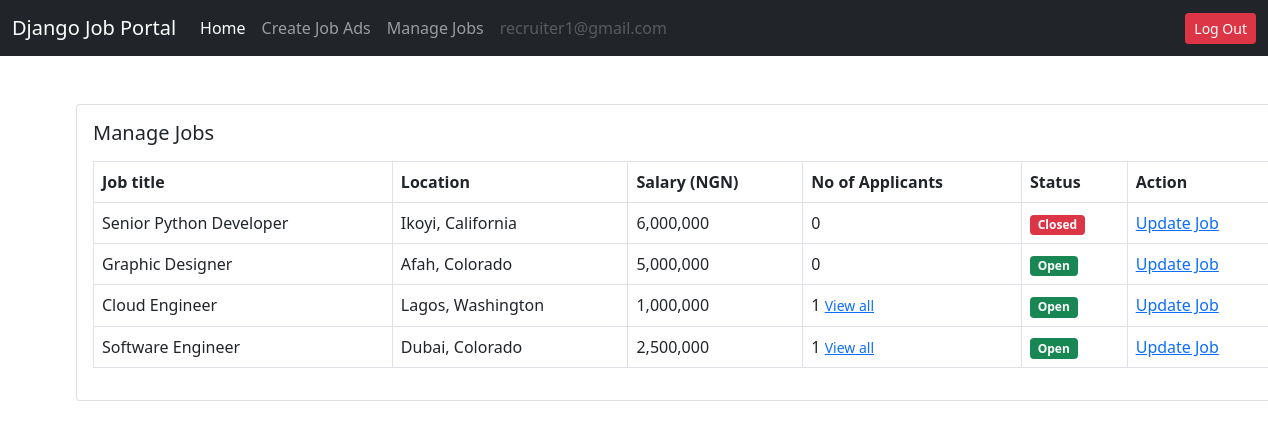
Screenshot of /manage-job/ (signed in) with the database file from the repository.
### users/models.py (models this page shows)
class User(AbstractUser):
    email =  models.EmailField(max_length=255, unique=True)
    is_recruiter = models.BooleanField(default=False)
    is_applicant = models.BooleanField(default=False)
    has_resume = models.BooleanField(default=False)
    has_company = models.BooleanField(default=False)

### job/models.py (models this page shows, shortened)
class Job(models.Model):
    job_choices = (
        ('Remote', 'Remote'),
        ('Onsite', 'Onsite'),
        ('Hybrid', 'Hybrid'),
    )
    user = models.ForeignKey(User, on_delete=models.CASCADE)
    company = models.ForeignKey(Company, on_delete=models.CASCADE)
    title = models.CharField(max_length=255)
    city = models.CharField(max_length=255)
    salary = models.PositiveIntegerField()
    requirements = models.TextField()
    ideal_candidate = models.TextField()
    is_available = models.BooleanField(default=False)
    timestamp = models.DateTimeField(auto_now_add=True)
    industry = models.ForeignKey(Industry, on_delete=models.DO_NOTHING, null=True, blank=True)
    state = models.ForeignKey(State, on_delete=models.DO_NOTHING, null=True, blank=True)
    job_type = models.CharField(max_length=255, choices=job_choices, null=True, blank=True)

class State(models.Model):
    name = models.CharField(max_length=255)
    def __str__(self):
        return self.name

### job/views.py (the view)
# urls.py: path('manage-job/', views.manage_job, name='manage-job'),
def manage_job(request):
    jobs = Job.objects.filter(user=request.user,company=request.user.company)
    context = {
        'jobs': jobs
    }
    return render(request, 'job/manage_job.html', context)

### templates/job/manage_job.html
{% extends 'base.html' %}
{% load humanize %}
{% block content %}
<div class="card mx-auto" style="width: 76rem;">
    <div class="card-body">
        <h5 class="card-title mb-3">Manage Jobs</h5>
        <table class="table table-bordered">
            <thead>
                <tr>
                    <th scope="col">Job title</th>
                    <th scope="col">Location</th>
                    <th scope="col">Salary (NGN)</th>
                    <th scope="col">No of Applicants</th>
                    <th scope="col">Status</th>
                    <th scope="col">Action</th>
                </tr>
            </thead>
            <tbody>
                {% for job in jobs %}
                <tr>
                    <td>{{ job.title }}</td>
                    <td>{{ job.city }}, {{ job.state }}</td>
                    <td>{{ job.salary|intcomma }}</td>
                    <td>{{ job.applyjob_set.all.count }} {% if job.applyjob_set.all.count == 1 %} <a href="{% url 'all-applicants' job.pk %}"><small>View all</small></a> {% endif %} </td>
                    {% if job.is_available %}
                    <td><span class="badge bg-success">Open</span></td>
                    {% else %}
                    <td><span class="badge bg-danger">Closed</span></td>
                    {% endif %}
                    <td>
                        <a href="{% url 'update-job' job.pk %}">Update Job</a>
                    </td>
                </tr>
                {% endfor %}
        </table>
    </div>
</div>
{% endblock content %}

### templates/base.html (shortened to what this page needs)
<!DOCTYPE html>
<html lang="en">
<head>
    <link href="https://cdn.jsdelivr.net/npm/bootstrap@5.0.2/dist/css/bootstrap.min.css" rel="stylesheet"
>
    <link rel="stylesheet" href="https://cdnjs.cloudflare.com/ajax/libs/font-awesome/6.0.0-beta3/css/all.min.css">
</head>
<body>
    <nav class="navbar navbar-expand-lg navbar-dark bg-dark">
        <div class="container-fluid">
            <a href="{% url 'home' %}" class="navbar-brand">Django Job Portal</a>
        <div class="collapse navbar-collapse" id="navbarSupportedContent">
            {% if request.user.is_authenticated %}
            {% if request.user.is_applicant %}
            <ul class="navbar-nav me-auto mb-2 mb-lg-0">
                <li class="nav-item">
                    <a href="{% url 'home' %}" class="nav-link active">Home</a>
                </li>
                {% if request.user.has_resume %}
                <li class="nav-item">
                    <a href="{% url 'job-listing' %}" class="nav-link">Apply Job</a>
                </li>
                <li class="nav-item">
                    <a href="{% url 'applied-jobs' %}" aria-current="page" class="nav-link">Applied Jobs</a>
                </li>
                {% else %}
                <li class="nav-item">
                    <a href="{% url 'update-resume' %}" class="nav-link">Create Resume</a>
                </li>
                {% endif %}
                <li class="nav-item">
                    <a href="#" class="nav-link disabled" tabindex="-1" aria-disabled="true">{{ request.user.email }}</a>
            </ul>
            <a href="{% url 'logout' %}" class="btn btn-danger btn-sm">Log Out</a>
            {% elif request.user.is_recruiter %}
            <ul class="navbar-nav me-auto mb-2 mb-lg-0">
                <li class="nav-item">
                    <a href="{% url 'home' %}" class="nav-link active">Home</a>
                </li>
                {% if request.user.has_company %}
                <li class="nav-item">
                    <a href="{% url 'create-job' %}" class="nav-link">Create Job Ads</a>
                </li>
                <li class="nav-item">
                    <a href="{% url 'manage-job' %}" class="nav-link">Manage Jobs</a>
                </li>
                {% else %}
                <li class="nav-item">
                    <a href="{% url 'update-company' %}" class="nav-link">Create Company</a>
                </li>
                {% endif %}
                <li class="nav-item">
                    <a href="#" class="nav-link disabled" tabindex="-1" aria-disabled="true">{{ request.user.email }}</a>
                </li>
            </ul>
            <a href="{% url 'logout' %}" class="btn btn-danger btn-sm">Log Out</a>
            {% endif %}
            {% endif %}
        </div>
        </div>
    </nav>
    <div class="container mt-5">
        {% block content %}
        {% endblock content %}
    </div>
</body>
</html>

### rows the page displays
User: user.email "recruiter1@gmail.com"
Job: title "Senior Python Developer", city "Ikoyi", state "California", salary "6,000,000", applyjob_set.all.count "0", is_available "Closed"
Job: title "Graphic Designer", city "Afah", state "Colorado", salary "5,000,000", applyjob_set.all.count "0", is_available "Open"
Job: title "Cloud Engineer", city "Lagos", state "Washington", salary "1,000,000", applyjob_set.all.count "1", shows "View all", is_available "Open"
Job: title "Software Engineer", city "Dubai", state "Colorado", salary "2,500,000", applyjob_set.all.count "1", shows "View all", is_available "Open"
